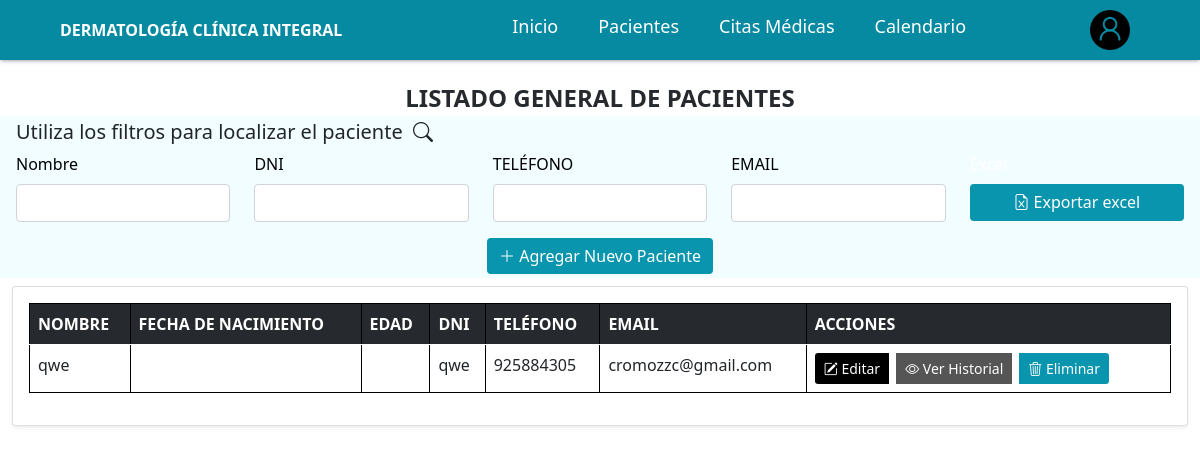
Page /clinica/lista_pacientes/ on the earlier database version.
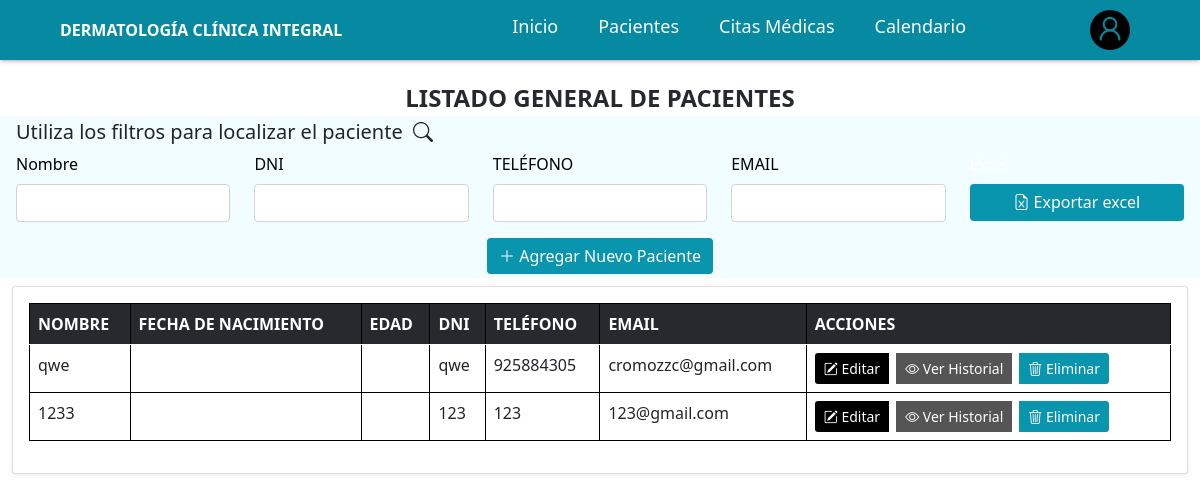
Same page on the later database version.
### clinica/models.py (models this page shows, shortened)
class Paciente(models.Model):
    TIPO_SANGRE_CHOICES = [
        ('A+', 'A+'),
        ('A-', 'A-'),
        ('B+', 'B+'),
        ('B-', 'B-'),
        ('AB+', 'AB+'),
        ('AB-', 'AB-'),
        ('O+', 'O+'),
        ('O-', 'O-'),
    ]
    nombre = models.CharField(max_length=100, blank=True, null=True)
    fecha_nacimiento = models.DateField(blank=True, null=True)
    email = models.CharField(max_length=100, blank=True, null=True)
    dni = models.CharField(max_length=100, blank=True, null=True)
    telefono = models.CharField(max_length=255, blank=True, null=True)
    direccion = models.CharField(max_length=100, blank=True, null=True)
    alergias_conocidas = models.CharField(max_length=255, blank=True, null=True)
    emfermedades_previas = models.CharField(max_length=255, blank=True, null=True)
    antecentes_quirurgicos = models.CharField(max_length=255, blank=True, null=True)
    antecedentes_familiares = models.CharField(max_length=255, blank=True, null=True)
    medicamentos_actuales = models.CharField(max_length=255, blank=True, null=True)
    habitos = models.CharField(max_length=255, blank=True, null=True)
    relato_clinico = models.TextField(blank=True, null=True)
    edad = models.CharField(max_length=255, blank=True, null=True)
    peso = models.CharField(max_length=50, blank=True, null=True)
    altura = models.CharField(max_length=50, blank=True, null=True)
    presion_arterial = models.CharField(max_length=50, blank=True, null=True)
    frecuencia_cardiaca = models.CharField(max_length=50, blank=True, null=True)
    frecuencia_respiratoria = models.CharField(max_length=50, blank=True, null=True)
    temperatura = models.CharField(max_length=50, blank=True, null=True)
    tipo_de_sangre = models.CharField(
        max_length=10,
        choices=TIPO_SANGRE_CHOICES,
        blank=True,
        null=True
    )
    descripcion_examen_fisico = models.TextField(blank=True, null=True)
    nombre_contacto_emergencia1 = models.CharField(max_length=100, blank=True, null=True)
    telefono_contacto_emergencia1 = models.CharField(max_length=15, blank=True, null=True)
    relacion_contacto_emergencia1 = models.CharField(max_length=50, blank=True, null=True)
    nombre_contacto_emergencia2 = models.CharField(max_length=100, blank=True, null=True)
    telefono_contacto_emergencia2 = models.CharField(max_length=15, blank=True, null=True)
    relacion_contacto_emergencia2 = models.CharField(max_length=50, blank=True, null=True)
    nombre_contacto_emergencia3 = models.CharField(max_length=100, blank=True, null=True)
    telefono_contacto_emergencia3 = models.CharField(max_length=15, blank=True, null=True)
    relacion_contacto_emergencia3 = models.CharField(max_length=50, blank=True, null=True)
    created_at = models.DateTimeField(auto_now_add=True)
    updated_at = models.DateTimeField(auto_now=True)
    @property
    def edad_paciente(self):
        if not self.fecha_nacimiento:
            return None
        hoy = date.today()
        return hoy.year - self.fecha_nacimiento.year - (
            (hoy.month, hoy.day) < (self.fecha_nacimiento.month, self.fecha_nacimiento.day)
        )

### clinica/views.py (the view)
# urls.py: path('lista_pacientes/', views.lista_pacientes, name='lista_pacientes'),
def lista_pacientes(request):
    if request.method == "POST":
        form = PacienteForm(request.POST)
        if form.is_valid():
            form.save()
            return redirect("clinica:lista_pacientes")
    else:
        form = PacienteForm()
    pacientes = Paciente.objects.prefetch_related('citas')
    return render(request, "clinica/lista_pacientes.html", {
        "pacientes": pacientes,
        "form": form
    })

### templates/clinica/lista_pacientes.html (shortened to what the changed rows need)
{% extends "base.html" %}
{% block body %}
{% include "../components/navbar.html" %}
<div class="container mt-2" style="max-width: 100%;">
    <div class="row justify-content-center">
        <div class="col-12 col-lg-12">
            <div class="card shadow-sm">
                <div class="card-body">
                    <div class="table-container" style="max-height: 65vh; overflow-y: auto; overflow-x: auto;">
                        <table class="table table-hover table-bordered-gray" id="documentsTable">
                            <thead style="position: sticky; top: 0; z-index: 1;">
                                <tr style="background-color: #26292E !important;">
                                    <th style="color: white;">NOMBRE</th>
                                    <th style="color: white;">FECHA DE NACIMIENTO</th>
                                    <th style="color: white;">EDAD</th>
                                    <th style="color: white;">DNI</th>
                                    <th style="color: white;">TELÉFONO</th>
                                    <th style="color: white;">EMAIL</th>
                                    <th style="color: white;">ACCIONES</th>
                                </tr>
                            </thead>
                            <tbody>
                                {% for p in pacientes %}
                                <tr>
                                    <td>{{ p.nombre|default:'' }}</td>
                                    <td>{{ p.fecha_nacimiento|date:"d/m/Y"|default_if_none:'' }}</td>
                                    <td>{{ p.edad_paciente|default_if_none:'' }}</td>
                                    <td>{{ p.dni|default:'' }}</td>
                                    <td>{{ p.telefono|default:'' }}</td>
                                    <td>{{ p.email|default:'' }}</td>
                                    <td>
                                        <div class="btn-group" role="group">
                                            <button type="button" class="btn btn-sm text-white me-2 btn-editar"
                                                style="background-color: #000000;"
                                                data-bs-toggle="modal"
                                                data-bs-target="#editarPacienteModal"
                                                data-id="{{ p.id }}"
                                                data-nombre="{{ p.nombre|default_if_none:'' }}"
                                                data-fecha_nacimiento="{{ p.fecha_nacimiento|default_if_none:'' }}"
                                                data-email="{{ p.email|default_if_none:'' }}"
                                                data-dni="{{ p.dni|default_if_none:'' }}"
                                                data-telefono="{{ p.telefono|default_if_none:'' }}"
                                                data-direccion="{{ p.direccion|default_if_none:'' }}"
                                                data-alergias="{{ p.alergias_conocidas|default_if_none:'' }}"
                                                data-enfermedades="{{ p.emfermedades_previas|default_if_none:'' }}"
                                                data-quirurgicos="{{ p.antecentes_quirurgicos|default_if_none:'' }}"
                                                data-familiares="{{ p.antecedentes_familiares|default_if_none:'' }}"
                                                data-medicamentos="{{ p.medicamentos_actuales|default_if_none:'' }}"
                                                data-habitos="{{ p.habitos|default_if_none:'' }}"
                                                data-relato="{{ p.relato_clinico|default_if_none:'' }}"
                                                data-edad="{{ p.edad|default_if_none:'' }}"
                                                data-peso="{{ p.peso|default_if_none:'' }}"
                                                data-altura="{{ p.altura|default_if_none:'' }}"
                                                data-presion="{{ p.presion_arterial|default_if_none:'' }}"
                                                data-cardiaca="{{ p.frecuencia_cardiaca|default_if_none:'' }}"
                                                data-respiratoria="{{ p.frecuencia_respiratoria|default_if_none:'' }}"
                                                data-temperatura="{{ p.temperatura|default_if_none:'' }}"
                                                data-sangre="{{ p.tipo_de_sangre|default_if_none:'' }}"
                                                data-descripcion-examen="{{ p.descripcion_examen_fisico|default_if_none:'' }}"
                                                data-nombre_contacto_emergencia1="{{ p.nombre_contacto_emergencia1|default_if_none:'' }}"
                                                data-telefono_contacto_emergencia1="{{ p.telefono_contacto_emergencia1|default_if_none:'' }}"
                                                data-relacion_contacto_emergencia1="{{ p.relacion_contacto_emergencia1|default_if_none:'' }}"
                                                data-nombre_contacto_emergencia2="{{ p.nombre_contacto_emergencia2|default_if_none:'' }}"
                                                data-telefono_contacto_emergencia2="{{ p.telefono_contacto_emergencia2|default_if_none:'' }}"
                                                data-relacion_contacto_emergencia2="{{ p.relacion_contacto_emergencia2|default_if_none:'' }}"
                                                data-nombre_contacto_emergencia3="{{ p.nombre_contacto_emergencia3|default_if_none:'' }}"
                                                data-telefono_contacto_emergencia3="{{ p.telefono_contacto_emergencia3|default_if_none:'' }}"
                                                data-relacion_contacto_emergencia3="{{ p.relacion_contacto_emergencia3|default_if_none:'' }}">
                                                <i class="bi bi-pencil-square"></i> Editar
                                            </button>
                                            <button type="button" class="btn btn-sm text-white me-2"
                                                    style="background-color:#555;"
                                                    data-bs-toggle="modal"
                                                    data-bs-target="#historialModal"
                                                    data-id="{{ p.id }}">
                                                <i class="bi bi-eye"></i> Ver Historial
                                            </button>
                                            <a href="{% url 'clinica:eliminar_paciente' p.id %}"
                                                class="btn btn-sm text-white btnEliminar me-2 btnEliminar"
                                                style="background-color: #0995AD;" title="Eliminar">
                                                <i class="bi bi-trash3"></i> Eliminar
                                            </a>
                                        </div>
                                    </td>
                                </tr>
                                {% endfor %}
                            </tbody>
                        </table>
                    </div>
                </div>
            </div>
        </div>
    </div>
</div>
{% endblock %}

Differences in the rows shown:
added Paciente: nombre "1233", dni "123", telefono "123", email "123@gmail.com"
